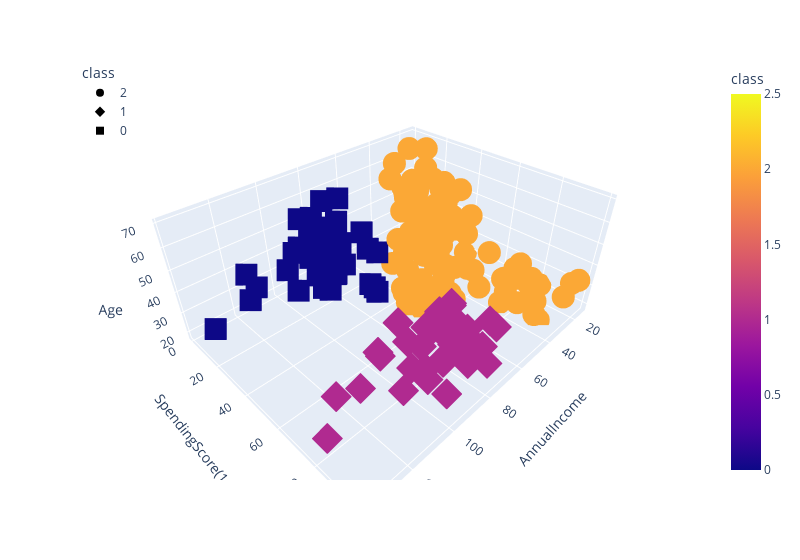

Notebook cell for this chart:
### Code cell
test_cluster_amount(df_shopping, 3)
df_shopping.hvplot.scatter(x="AnnualIncome", y="SpendingScore(1-100)", by="class")
fig = px.scatter_3d(
    df_shopping,
    x="AnnualIncome",
    y="SpendingScore(1-100)",
    z="Age",
    color="class",
    symbol="class",
    width=800,
)
fig.update_layout(legend=dict(x=0, y=1))
fig.show()

### Figure 1 — Plotly figure (JSON) as saved in the notebook; plotly's stock layout.template omitted (floating-point values rounded to 4 significant figures)
{"data": [{"hovertemplate": "class=%{marker.color}<br>AnnualIncome=%{x}<br>SpendingScore(1-100)=%{y}<br>Age=%{z}<extra></extra>", "legendgroup": "2", "marker": {"color": [2, 2, 2, 2, 2, 2, 2, 2, 2, 2, 2, 2, 2, 2, 2, 2, 2, 2, 2, 2, 2, 2, 2, 2, 2, 2, 2, 2, 2, 2, 2, 2, 2, 2, 2, 2, 2, 2, 2, 2, 2, 2, 2, 2, 2, 2, 2, 2, 2, 2, 2, 2, 2, 2, 2, 2, 2, 2, 2, 2, 2, 2, 2, 2, 2, 2, 2, 2, 2, 2, 2, 2, 2, 2, 2, 2, 2, 2, 2, 2, 2, 2, 2, 2, 2, 2, 2, 2, 2, 2, 2, 2, 2, 2, 2, 2, 2, 2, 2, 2, 2, 2, 2, 2, 2, 2, 2, 2, 2, 2, 2, 2, 2, 2, 2, 2, 2, 2, 2, 2, 2, 2, 2], "coloraxis": "coloraxis", "symbol": "circle"}, "mode": "markers", "name": "2", "scene": "scene", "showlegend": true, "type": "scatter3d", "x": [15, 15, 16, 16, 17, 17, 18, 18, 19, 19, 19, 19, 20, 20, 20, 20, 21, 21, 23, 23, 24, 24, 25, 25, 28, 28, 28, 28, 29, 29, 30, 30, 33, 33, 33, 33, 34, 34, 37, 37, 38, 38, 39, 39, 39, 39, 40, 40, 40, 40, 42, 42, 43, 43, 43, 43, 44, 44, 46, 46, 46, 46, 47, 47, 48, 48, 48, 48, 48, 48, 49, 49, 50, 50, 54, 54, 54, 54, 54, 54, 54, 54, 54, 54, 54, 54, 57, 57, 58, 58, 59, 59, 60, 60, 60, 60, 60, 60, 61, 61, 62, 62, 62, 62, 62, 62, 63, 63, 63, 63, 63, 63, 64, 64, 65, 65, 65, 65, 67, 67, 67, 67, 69], "y": [39, 81, 6, 77, 40, 76, 6, 94, 3, 72, 14, 99, 15, 77, 13, 79, 35, 66, 29, 98, 35, 73, 5, 73, 14, 82, 32, 61, 31, 87, 4, 73, 4, 92, 14, 81, 17, 73, 26, 75, 35, 92, 36, 61, 28, 65, 55, 47, 42, 42, 52, 60, 54, 60, 45, 41, 50, 46, 51, 46, 56, 55, 52, 59, 51, 59, 50, 48, 59, 47, 55, 42, 49, 56, 47, 54, 53, 48, 52, 42, 51, 55, 41, 44, 57, 46, 58, 55, 60, 46, 55, 41, 49, 40, 42, 52, 47, 50, 42, 49, 41, 48, 59, 55, 56, 42, 50, 46, 43, 48, 52, 54, 42, 46, 48, 50, 43, 59, 43, 57, 56, 40, 58], "z": [19, 21, 20, 23, 31, 22, 35, 23, 64, 30, 67, 35, 58, 24, 37, 22, 35, 20, 52, 35, 35, 25, 46, 31, 54, 29, 45, 35, 40, 23, 60, 21, 53, 18, 49, 21, 42, 30, 36, 20, 65, 24, 48, 31, 49, 24, 50, 27, 29, 31, 49, 33, 31, 59, 50, 47, 51, 69, 27, 53, 70, 19, 67, 54, 63, 18, 43, 68, 19, 32, 70, 47, 60, 60, 59, 26, 45, 40, 23, 49, 57, 38, 67, 46, 21, 48, 55, 22, 34, 50, 68, 18, 48, 40, 32, 24, 47, 27, 48, 20, 23, 49, 67, 26, 49, 21, 66, 54, 68, 66, 65, 19, 38, 19, 18, 19, 63, 49, 51, 50, 27, 38, 40]}, {"hovertemplate": "class=%{marker.color}<br>AnnualIncome=%{x}<br>SpendingScore(1-100)=%{y}<br>Age=%{z}<extra></extra>", "legendgroup": "1", "marker": {"color": [1, 1, 1, 1, 1, 1, 1, 1, 1, 1, 1, 1, 1, 1, 1, 1, 1, 1, 1, 1, 1, 1, 1, 1, 1, 1, 1, 1, 1, 1, 1, 1, 1, 1, 1, 1, 1, 1, 1], "coloraxis": "coloraxis", "symbol": "diamond"}, "mode": "markers", "name": "1", "scene": "scene", "showlegend": true, "type": "scatter3d", "x": [69, 70, 71, 71, 71, 72, 73, 73, 74, 75, 76, 77, 77, 78, 78, 78, 78, 78, 78, 79, 81, 85, 86, 87, 87, 87, 88, 88, 93, 97, 98, 99, 101, 103, 103, 113, 120, 126, 137], "y": [91, 77, 95, 75, 75, 71, 88, 73, 72, 93, 87, 97, 74, 90, 88, 76, 89, 78, 73, 83, 93, 75, 95, 63, 75, 92, 86, 69, 90, 86, 88, 97, 68, 85, 69, 91, 79, 74, 83], "z": [39, 31, 40, 38, 39, 31, 29, 32, 35, 32, 32, 28, 32, 34, 39, 38, 27, 30, 30, 29, 31, 36, 33, 32, 28, 36, 30, 27, 35, 32, 29, 30, 28, 36, 32, 38, 35, 32, 30]}, {"hovertemplate": "class=%{marker.color}<br>AnnualIncome=%{x}<br>SpendingScore(1-100)=%{y}<br>Age=%{z}<extra></extra>", "legendgroup": "0", "marker": {"color": [0, 0, 0, 0, 0, 0, 0, 0, 0, 0, 0, 0, 0, 0, 0, 0, 0, 0, 0, 0, 0, 0, 0, 0, 0, 0, 0, 0, 0, 0, 0, 0, 0, 0, 0, 0, 0, 0], "coloraxis": "coloraxis", "symbol": "square"}, "mode": "markers", "name": "0", "scene": "scene", "showlegend": true, "type": "scatter3d", "x": [70, 71, 71, 71, 72, 73, 73, 74, 75, 76, 77, 77, 78, 78, 78, 78, 78, 78, 79, 81, 85, 86, 87, 87, 87, 88, 88, 93, 97, 98, 99, 101, 103, 103, 113, 120, 126, 137], "y": [29, 35, 11, 9, 34, 5, 7, 10, 5, 40, 12, 36, 22, 17, 20, 16, 1, 1, 35, 5, 26, 20, 27, 13, 10, 13, 15, 14, 32, 15, 39, 24, 17, 23, 8, 16, 28, 18], "z": [23, 43, 59, 47, 25, 20, 44, 19, 57, 28, 25, 48, 34, 43, 44, 47, 37, 34, 56, 19, 50, 42, 36, 40, 36, 52, 58, 59, 37, 46, 41, 54, 41, 34, 33, 47, 45, 32]}], "layout": {"coloraxis": {"colorbar": {"title": {"text": "class"}}, "colorscale": [[0, "#0d0887"], [0.1111, "#46039f"], [0.2222, "#7201a8"], [0.3333, "#9c179e"], [0.4444, "#bd3786"], [0.5556, "#d8576b"], [0.6667, "#ed7953"], [0.7778, "#fb9f3a"], [0.8889, "#fdca26"], [1, "#f0f921"]]}, "legend": {"title": {"text": "class"}, "tracegroupgap": 0, "x": 0, "y": 1}, "margin": {"t": 60}, "scene": {"domain": {"x": [0, 1], "y": [0, 1]}, "xaxis": {"title": {"text": "AnnualIncome"}}, "yaxis": {"title": {"text": "SpendingScore(1-100)"}}, "zaxis": {"title": {"text": "Age"}}}, "width": 800}}
